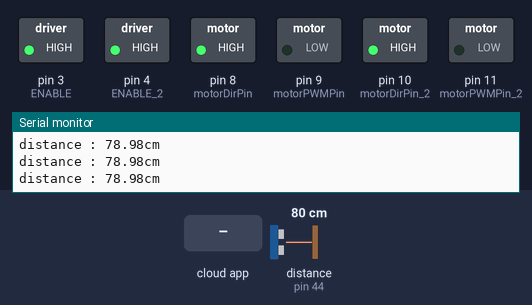
A sketch run on a simulated Arduino Mega 2560, built with avr-gcc and run on an emulated ATmega2560. On the bench: switched loads named in the sketch (green lamp = pin HIGH), the last lines printed to the serial monitor. Wiring (inferred from the names in the program): ultrasonic range finder: trigger pin 42; echo pin 44. The test bench sets the inputs (shaded band); at power-on: distance to the obstacle (sensor on pin 44) 80 cm. The echo pulse lasts 58.3 µs per cm; the ROS host is connected and sends only what is stated; pins used as bus, display or sensor lines are not drawn.

Above: at 1.2 s.
1.3 s: the phone or cloud app sets left_data to -100
At 1.9 s:
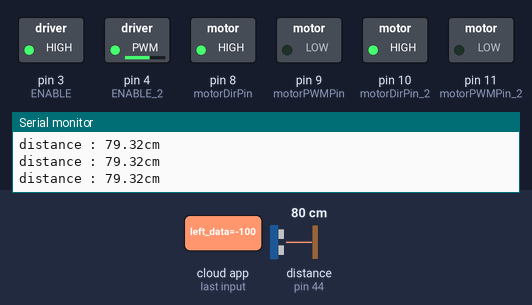
2.8 s: the phone or cloud app sets right_data to 0
At 3.1 s:
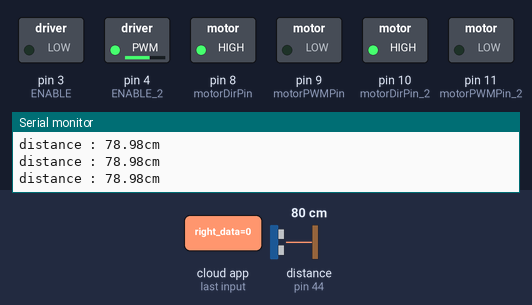
4.3 s: the phone or cloud app sets left_data to 0
At 5.3 s:
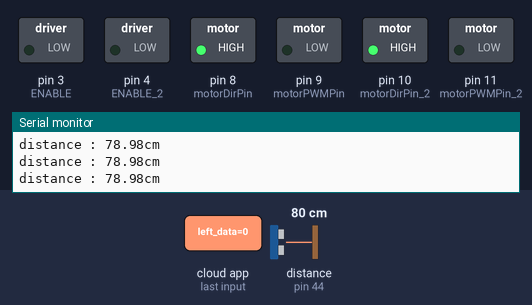
5.8 s: the phone or cloud app sets right_data to -100
At 6.5 s:
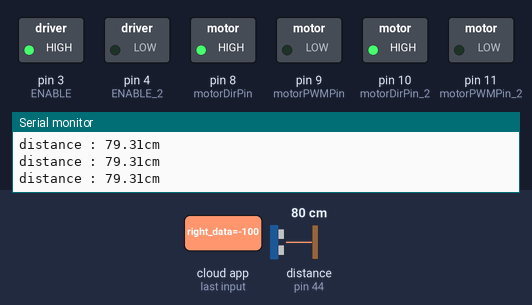
7.3 s: the phone or cloud app sets left_data to 100
At 7.7 s:
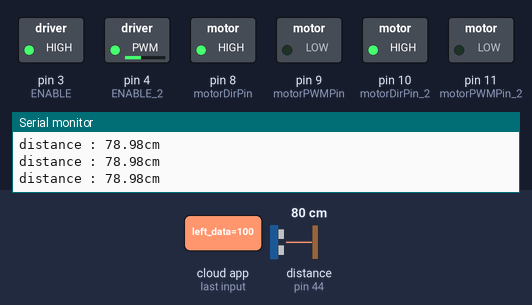
8.8 s: the phone or cloud app sets right_data to 100
At 9.9 s:
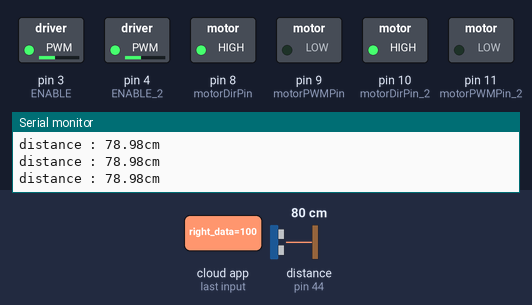
Timing chart, 0 to 11.3 s (numbered marks = the images above; inputs shaded):
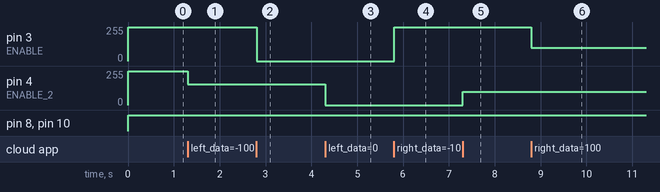

Measured:
- after the input at 1.3 s, pin 4 (ENABLE_2): 255/255 → 156/255 at once
- after the input at 2.8 s, pin 3 (ENABLE): 255/255 → 0/255 at once
- after the input at 4.3 s, pin 4 (ENABLE_2): 156/255 → 0/255 at once
- after the input at 5.8 s, pin 3 (ENABLE): 0/255 → 255/255 at once
- after the input at 7.3 s, pin 4 (ENABLE_2): 0/255 → 100/255 at once
- after the input at 8.8 s, pin 3 (ENABLE): 255/255 → 100/255 at once

The sketch:

motor_tof.ino
```cpp
#include <ros.h>
#include <std_msgs/Float64.h>

ros::NodeHandle  nh;

const int trigPin = 42;
const int echoPin = 44;

// motor control pin
const int ENABLE = 3;
const int motorDirPin = 8; // L298 Input 1
const int motorPWMPin = 9; // L298 Input 2

const int ENABLE_2 = 4;
const int motorDirPin_2 = 10; // L298 Input 3
const int motorPWMPin_2 = 11; // L298 Input 4

int left_rpm = 255; // 0~255
int right_rpm = 255;

// defines ToF's variables
long duration;
float distance;


void left_callback( const std_msgs::Float64& msg){
  left_rpm = (int)msg.data;
}

void right_callback(const std_msgs::Float64& msg2){ // note : msg2
  right_rpm = (int)msg2.data; // note : msg2
}

ros::Subscriber<std_msgs::Float64> left_sub("left_data", left_callback);

ros::Subscriber<std_msgs::Float64> right_sub("right_data", right_callback);

std_msgs::Float64 msg3;
ros::Publisher tof_pub("tof_data",&msg3);

void setup() {
  nh.initNode();
  pinMode(motorDirPin, OUTPUT);
  pinMode(motorPWMPin, OUTPUT);
  pinMode(ENABLE, OUTPUT);

  pinMode(motorDirPin_2, OUTPUT);
  pinMode(motorPWMPin_2, OUTPUT);
  pinMode(ENABLE_2, OUTPUT);

  pinMode(trigPin, OUTPUT);
  pinMode(echoPin, INPUT);

  Serial.begin(57600);

  nh.subscribe(left_sub);
  nh.subscribe(right_sub);
  nh.advertise(tof_pub);
}

void loop() {
  nh.spinOnce();

//  Serial.print("left_rpm : ");
//  Serial.println(left_rpm);

//  Serial.print("right_rpm : ");
//  Serial.println(right_rpm);
//  Serial.println("=======================");

  move(left_rpm, right_rpm);

  digitalWrite(trigPin, LOW);
  delayMicroseconds(2);

  digitalWrite(trigPin, HIGH);
  delayMicroseconds(10);
  digitalWrite(trigPin, LOW);

  duration = pulseIn(echoPin, HIGH);
  distance= duration*0.034/2;

  msg3.data=distance;
  tof_pub.publish(&msg3);

  Serial.print("distance : ");
  Serial.print(distance);
  Serial.println("cm");

  delayMicroseconds(50);
}

void move(int left_rpm, int right_rpm){
// right motor
  digitalWrite(motorDirPin, HIGH);
  digitalWrite(motorPWMPin, LOW);
  analogWrite(ENABLE, right_rpm);

// left motor
  digitalWrite(motorDirPin_2, HIGH);
  digitalWrite(motorPWMPin_2, LOW);
  analogWrite(ENABLE_2, left_rpm);
}
```
